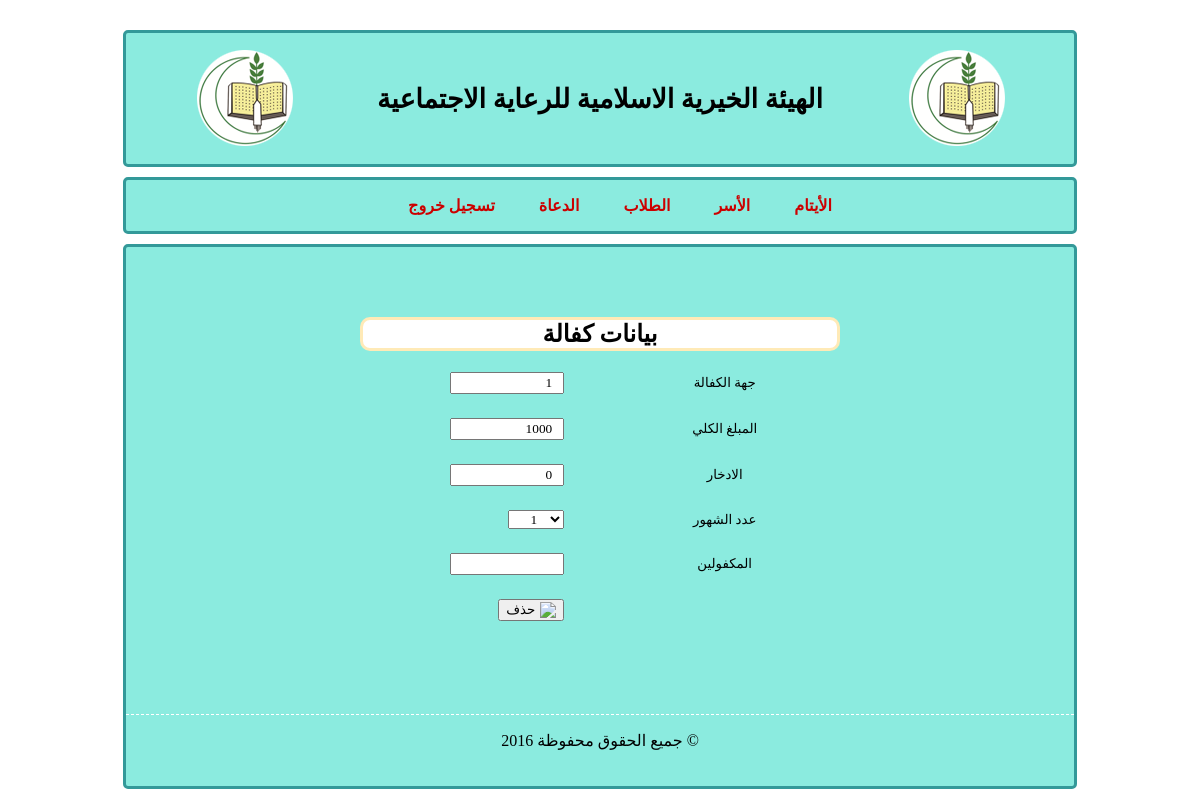
/admin/kafala/kafala.php?id=3, run on an earlier commit of the app's database.
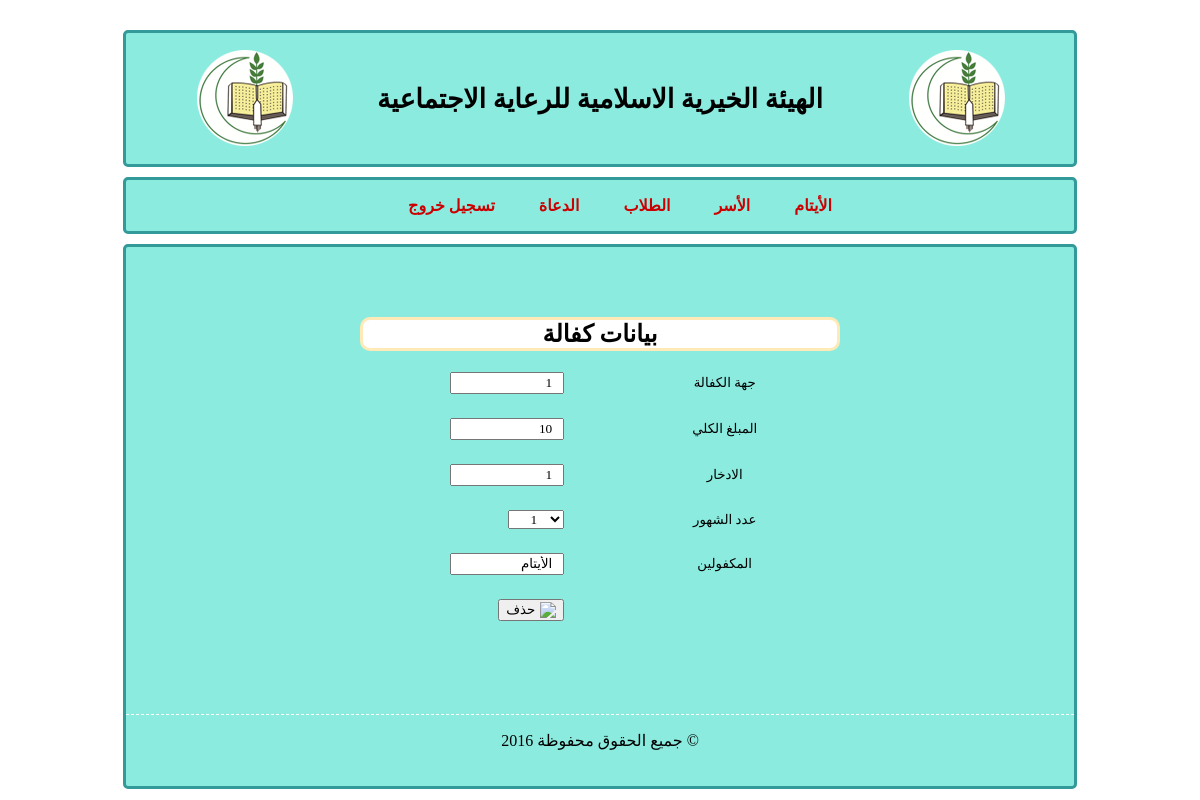
And on a later commit of the database.
### tables this page shows
CREATE TABLE IF NOT EXISTS `sponsorship` (
  `id` int(11) NOT NULL AUTO_INCREMENT,
  `amount` int(11) NOT NULL,
  `date` date NOT NULL,
  `saving` int(11) NOT NULL,
  `sponsor` int(11) NOT NULL,
  `month_no` int(11) NOT NULL,
  `sponsored` int(11) NOT NULL,
  PRIMARY KEY (`id`),
  KEY `sponsor` (`sponsor`)
);

### utils/kafalaAPI.php (called while the page is built, shortened)
<?php
function fp_kafala_get($extra = ''){
	$query = sprintf("SELECT * FROM `sponsorship` %s",$extra);
	$qresult = @mysql_query($query);
	$rcount = mysql_num_rows($qresult);
	$kafala = array();
	for($i = 0 ; $i < $rcount ; $i++)
		$kafala[@count($kafala)] = @mysql_fetch_object($qresult);
	return $kafala ;
	}
function fp_kafala_get_by_id($id){
	$oid = (int)$id;
	$kafalas = fp_kafala_get("WHERE `id` = ".$oid);
	$kafala = $kafalas[0];
	return $kafala ;
	}
?>

### admin/kafala/kafala.php (the view, shortened to what this page needs)
<!DOCTYPE html PUBLIC "-//W3C//DTD XHTML 1.0 Transitional//EN" "http://www.w3.org/TR/xhtml1/DTD/xhtml1-transitional.dtd">
<html xmlns="http://www.w3.org/1999/xhtml">
<head>
<link href="../../style/pageStyle.css" rel="stylesheet" type="text/css" />
</head>
<body>
<div id="title">
<table width="90%" border="0" align="center">
  <tr>
    <td><img src="../../images/logo.png" /></td>
    <td><h1>الهيئة الخيرية الاسلامية للرعاية الاجتماعية</h1></td>
    <td><img src="../../images/logo.png" /></td>
  </tr>
</table>
</div>
<div class="menu">
	<ul>
      <li><a href="../employee/orphan/cars.html">تسجيل خروج</a>
      <li><a href="../employee/orphan/customers.html">الدعاة</a>
      <li><a href="../employee/orphan/employees.html">الطلاب</a>
      <li><a href="../employee/orphan/reports.html">الأسر</a>
      <li><a href="../employee/orphan/main.html">الأيتام</a>
   </ul>
</div>
<div class="main">
<div class="login">
    <h2 align="center" class="adress">بيانات كفالة </h2>
<br />
<?php
	include('../../utils/db.php');
	include('../../utils/kafalaAPI.php');
	$id = $_GET['id'];
	$sponsorship = fp_kafala_get_by_id($id);
?>
    <table width="60%" border="0" align="center">
    <td align="right" width="44%"><input class="textFiels" name="total" type="text" id="total" value="<?php echo $sponsorship->sponsor?>" size="10" maxlength="30" /></td>
    <td align="center" width="56%">جهة الكفالة</td>
      <tr>
    <td>&nbsp;</td>
    <td>&nbsp;</td>
  </tr>
  <tr>
      <td align="right"><input class="textFiels" name="total" type="text" id="total" value="<?php echo $sponsorship->amount?>" size="10" maxlength="30" /></td>
    <td align="center">المبلغ الكلي</td>
    </tr>
      <tr>
    <td>&nbsp;</td>
    <td>&nbsp;</td>
  </tr>
  <tr>
    <td align="right"><input class="textFiels" name="saving" type="text" id="saving" value="<?php echo $sponsorship->saving?>" size="10" maxlength="30" /></td>
    <td align="center">الادخار</td>
    </tr>
      <tr>
    <td>&nbsp;</td>
    <td>&nbsp;</td>
  </tr>
  <tr>
    <td align="right"><select class="textFiels" id="months">
  	  <?php
	  for($i=1 ; $i <= 12 ; $i++)
  	  echo "<option value='".$i."'>$i</option>'";
	  ?>
	  </select></td>
    <td align="center">عدد الشهور</td>
  </tr>
    <tr>
    <td>&nbsp;</td>
    <td>&nbsp;</td>
  </tr>
  <tr>
    <td align="right">
        <input class="textFiels" name="saving" type="text" id="saving" value="<?php fp_get_sponsored($sponsorship->sponsored)?>" size="10" maxlength="30" />
    </td>
    <td align="center">المكفولين</td>
  </tr>
  <tr>
    <td>&nbsp;</td>
    <td>&nbsp;</td>
  </tr>
  <tr>
    <td align="right"><button name="add"  type="button" onclick="ajax(<?php echo $sponsorship->id?>)"> حذف <img  align="right" src="../../images/style images/delete_icon.png" style="padding-left:5px" /></button></td>
    <td>&nbsp;</td>
  </tr>
  <tr>
    <td>&nbsp;</td>
    <td>&nbsp;</td>
  </tr>
    </table>
</div>
<div id="footer">
<p>جميع الحقوق محفوظة 2016 &copy;</p>
</div>
</div>
</body>
</html>

What changed in the data, as far as the page shows it:
changed sponsorship: total "1000" → "10"; saving "0" → "1"; saving (not shown) → "الأيتام"
